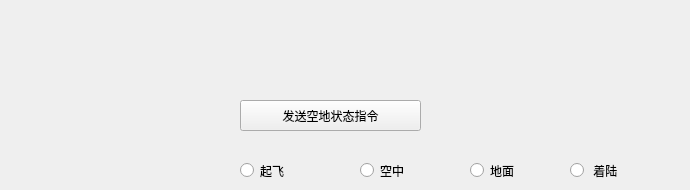
   <widget class="QWidget" name="tab_3">
    <attribute name="title">
     <string>空地状态</string>
    </attribute>
    <widget class="QPushButton" name="skyGround_Button">
     <property name="geometry">
      <rect>
       <x>240</x>
       <y>100</y>
       <width>181</width>
       <height>31</height>
      </rect>
     </property>
     <property name="text">
      <string>发送空地状态指令</string>
     </property>
    </widget>
    <widget class="QRadioButton" name="skyGround_0">
     <property name="geometry">
      <rect>
       <x>240</x>
       <y>160</y>
       <width>91</width>
       <height>21</height>
      </rect>
     </property>
     <property name="text">
      <string>起飞</string>
     </property>
    </widget>
    <widget class="QRadioButton" name="skyGround_1">
     <property name="geometry">
      <rect>
       <x>360</x>
       <y>160</y>
       <width>81</width>
       <height>21</height>
      </rect>
     </property>
     <property name="text">
      <string>空中</string>
     </property>
    </widget>
    <widget class="QRadioButton" name="skyGround_2">
     <property name="geometry">
      <rect>
       <x>470</x>
       <y>160</y>
       <width>111</width>
       <height>21</height>
      </rect>
     </property>
     <property name="text">
      <string>地面</string>
     </property>
    </widget>
    <widget class="QRadioButton" name="skyGround_3">
     <property name="geometry">
      <rect>
       <x>570</x>
       <y>160</y>
       <width>111</width>
       <height>21</height>
      </rect>
     </property>
     <property name="text">
      <string> 着陆</string>
     </property>
    </widget>
   </widget>
